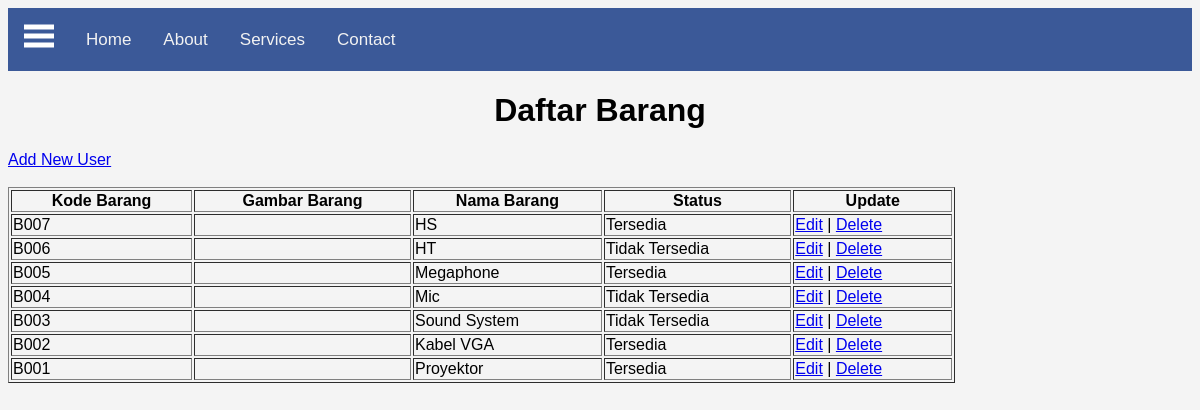
Page /table.php on the committed database.
### tables this page shows
CREATE TABLE `tb_barang` (
  `kode_barang` varchar(10) NOT NULL,
  `gambar_barang` varchar(1) NOT NULL,
  `nama_barang` varchar(30) NOT NULL,
  `status` varchar(15) NOT NULL
);

### table.php (the view, shortened to what this page needs)
<!DOCTYPE html>
<html lang="en">
<head>
  <link rel="stylesheet" href="style.css">
</head>
<body>
  <nav class="navbar">
    <span class="open-slide">
      <a href="#" onclick="openSlideMenu()">
        <svg width="30" height="30">
            <path d="M0,5 30,5" stroke="#fff" stroke-width="5"/>
            <path d="M0,14 30,14" stroke="#fff" stroke-width="5"/>
            <path d="M0,23 30,23" stroke="#fff" stroke-width="5"/>
        </svg>
      </a>
    </span>
    <ul class="navbar-nav">
      <li><a href="index.php">Home</a></li>
      <li><a href="#">About</a></li>
      <li><a href="#">Services</a></li>
      <li><a href="#">Contact</a></li>
    </ul>
  </nav>
  <legend align="center"><h1>Daftar Barang</h1></legend>
</body>
</html>
<?php
$result = mysqli_query($mysqli, "SELECT * FROM tb_barang ORDER BY kode_barang DESC");
?>
<html>
<head>
</head>
<body>
<a href="add.php">Add New User</a><br/><br/>
    <table width='80%' border=1>
    <tr>
         <th>Kode Barang</th> <th>Gambar Barang</th> <th>Nama Barang</th> <th>Status</th> <th>Update</th>
    </tr>
    <?php
    while($user_data = mysqli_fetch_array($result)) {
        echo "<td>".$user_data['kode_barang']."</td>";
        echo "<td>".$user_data['gambar_barang']."</td>";
        echo "<td>".$user_data['nama_barang']."</td>";
        echo "<td>".$user_data['status']."</td>";
        echo "<td><a href='edit.php?id=$user_data[kode_barang]'>Edit</a> | <a href='delete.php?id=$user_data[kode_barang]'>Delete</a></td></tr>";
    }
    ?>
    </table>
</body>
</html>

### style.css (style rules this page uses)
body { font-family:"Arial", Serif; background-color:#f4f4f4; }
.navbar { background-color:#3b5998; overflow:hidden; height:63px; }
.navbar a { float:left; display:block; color:#f2f2f2; text-align:center; padding:14px 16px; text-decoration:none; font-size:17px; }
.navbar ul { margin:8px 0 0 0; list-style:none; }

### rows in the picture
tb_barang: kode_barang "B007", nama_barang "HS", status "Tersedia"
tb_barang: kode_barang "B006", nama_barang "HT", status "Tidak Tersedia"
tb_barang: kode_barang "B005", nama_barang "Megaphone", status "Tersedia"
tb_barang: kode_barang "B004", nama_barang "Mic", status "Tidak Tersedia"
tb_barang: kode_barang "B003", nama_barang "Sound System", status "Tidak Tersedia"
tb_barang: kode_barang "B002", nama_barang "Kabel VGA", status "Tersedia"
tb_barang: kode_barang "B001", nama_barang "Proyektor", status "Tersedia"
